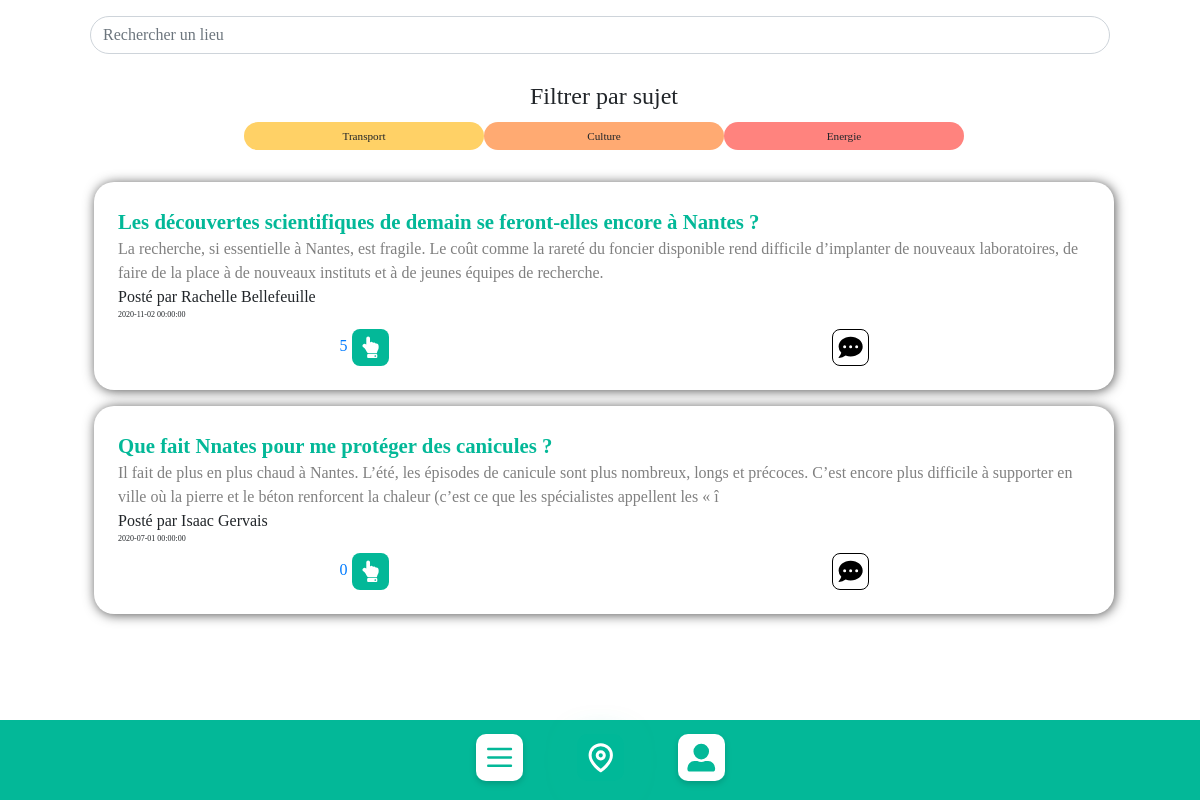
Before: /allInitiative.php with the older database file.
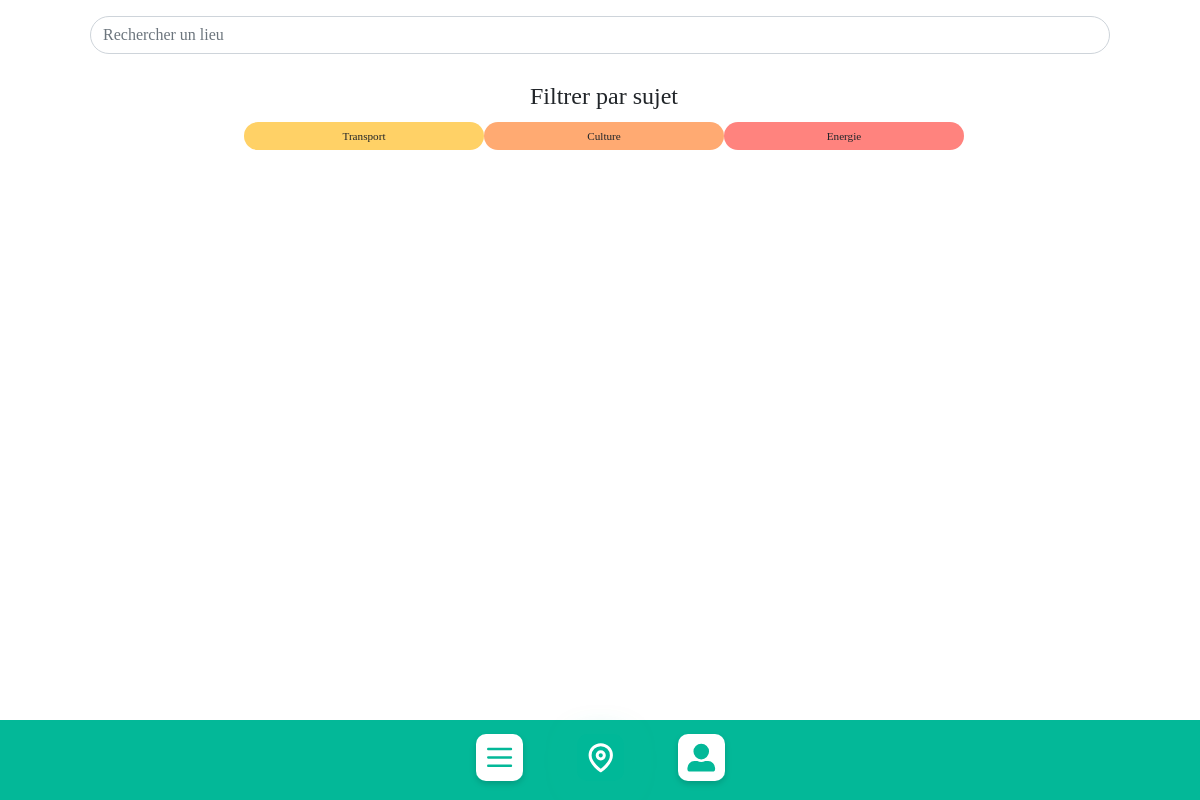
After: the same page with the newer database file.
### tables this page shows
create table TOPIC (
	idTopic int NOT NULL,
	titreTopic varchar(100) NOT NULL,
	corpsTopic varchar(255) NOT NULL,
	dateCreationTopic datetime NOT NULL,
	compteurJaimeTopic int NOT NULL,
	idPersonnes int NOT NULL,
	CONSTRAINT pk_TOPIC PRIMARY KEY (idTopic),
	CONSTRAINT fk_TOPIC_PERSONNES FOREIGN KEY (idPersonnes) REFERENCES PERSONNES(idPersonnes)
	);

create table PERSONNES (
	idPersonnes int NOT NULL,
	nomPersonnes varchar(50) NOT NULL,
	prenomPersonnes varchar(50) NOT NULL,
	emailPersonnes varchar(50) NOT NULL,
	mdpPersonnes varchar(50) NOT NULL,
	idRole int NOT NULL,
	CONSTRAINT pk_PERSONNES PRIMARY KEY (idPersonnes),
	CONSTRAINT fk_PERSONNES_ROLE FOREIGN KEY (idRole) REFERENCES ROLE(idRole)
	);

### allInitiative.php (the view, shortened to what this page needs)
<?php
$db = new PDO(
    "mysql:host=" . Config::SERVEUR . ";dbname=" . Config::BASE . "",
    Config::USER,
    Config::MDP
);
$r = $db->prepare("SELECT * FROM TOPIC ORDER BY dateCreationTopic desc");
$r->execute();
$topics = $r->fetchAll();
$r1 = $db->prepare("SELECT * FROM personnes");
$r1->execute();
$users = $r1->fetchAll();
?>
<!DOCTYPE html>
<html>
<head>
    <link rel="stylesheet" href="./css/allInitiative.css" type="text/css" media="screen">
    <link rel="stylesheet" href="https://cdn.jsdelivr.net/npm/bootstrap@4.5.3/dist/css/bootstrap.min.css">
</head>
<body>
    <div id="menu">
        <a href="menu.php"><img src="./Images/Illustrations/SVG/menu-btn.svg" /></a>
        <a href="#"><img src="./Images/Illustrations/SVG/pin-btn.svg" /></a>
        <a href="#"><img src="./Images/Illustrations/SVG/profile-btn.svg" /></a>
    </div>
    <div id="container">
        <input id="barreRecherche" class="form-control mr-sm-2" type="search" placeholder="Rechercher un lieu" aria-label="Search">
        <br>
        <div id="filtrer">Filtrer par sujet</div>
        <div id="containerSujet">
            <div class="divSujet" style="background-color:#FFD166;">Transport</div>
            <div class="divSujet" style="background-color:#FFAA72;">Culture</div>
            <div class="divSujet" style="background-color:#FF837E;">Energie</div>
        </div>
        <div id="containerInitiative">
            <?php foreach ($topics as $topic) {
            ?>
                <div id="initiative">
                    <div id="contenu">
                        <div id="titre"><?php echo $topic['titreTopic'] ?></div>
                        <div id="text"><?php echo $topic['corpsTopic'] ?></div>
                        <div id="Personne">Posté par <?php foreach ($users as $user) {
                                                            if ($user["idPersonnes"] == $topic["idPersonnes"]) {
                                                                echo $user["prenomPersonnes"] . " " . $user["nomPersonnes"];
                                                            }
                                                        } ?></div>
                        <div id="date"><?php echo $topic['dateCreationTopic'] ?></div>
                        <div id="containerBoutton">
                            <a href="./Actions/likeTopic.php?id=<?php echo $topic["idTopic"] ?>"><?php echo $topic["compteurJaimeTopic"] ?> <img src="./Images/Illustrations/SVG/up-btn.svg"></a>
                            <a href="./selectionInitiative.php?id=<?php echo $topic["idTopic"] ?>"><img src="./Images/Illustrations/SVG/comment-btn.svg"></a>
                        </div>
                    </div>
                </div>
            <?php } ?>
        </div>
    </div>
</body>
</html>

### css/allInitiative.css (style rules this page uses)
body { display: flex; justify-content: center; flex-flow: column wrap; align-items: center; font-family: Goldplay; }
#container { width: 85vw; display: flex; align-items: center; flex-flow: column wrap; justify-content: flex-start; font-family: Goldplay; }
#barreRecherche { margin-top: 2vh; color: #03B898; border-radius: 20px; }
#filtrer { font-size: 1.5em; }
#containerSujet { display: flex; flex-flow:row nowrap ; }
.divSujet { margin-top: 1vh; border-radius: 30px; padding: 0.5em; font-size: 0.7em; text-align: center; width: 20vw; }
#menu { display: flex; flex-flow: row nowrap; justify-content: center; align-items: center; position: fixed; bottom: 0vh; background-color: #03B898 ; width: 100vw; height: 10vh; }
#containerInitiative { margin-top: 2vh; }
#initiative { background-color: white; border-radius: 20px; width: 100%; box-shadow: 1px 1px 12px #555; max-width: 100%; margin-top: 2vh; }
#contenu { padding:2vw ; }
#titre { font-size: 1.3em; font-weight: bold; color:#03B898 ; font-family: Goldplay; }
#text { color: grey; }
#date { font-size: 00.5em; }
#containerBoutton { display: flex; flex-direction: row; justify-content: space-around; margin-top: 1vh; }

Changed rows visible on the page:
removed topic: titreTopic "Les découvertes scientifiques de demain se feront-elles encore à Nantes ?", corpsTopic "La recherche, si essentielle à Nantes, est fragile. Le coût comme la rareté du foncier disponible rend difficile d’implanter de nouveaux laboratoires, de faire de la place à de nouveaux instituts et à de jeunes équipes de recherche.", dateCreationTopic "2020-11-02 00:00:00", compteurJaimeTopic "5"
no longer on this page (row unchanged): personnes: prenomPersonnes "Rachelle", nomPersonnes "Bellefeuille", shown under "Les découvertes scientifiques de demain se feront-elles encore à Nantes ?"
removed topic: titreTopic "Que fait Nnates pour me protéger des canicules ?", corpsTopic "Il fait de plus en plus chaud à Nantes. L’été, les épisodes de canicule sont plus nombreux, longs et précoces. C’est encore plus difficile à supporter en ville où la pierre et le béton renforcent la chaleur (c’est ce que les spécialistes appellent les « î", dateCreationTopic "2020-07-01 00:00:00", compteurJaimeTopic "0"
no longer on this page (row unchanged): personnes: prenomPersonnes "Isaac", nomPersonnes "Gervais", shown under "Que fait Nnates pour me protéger des canicules ?"
